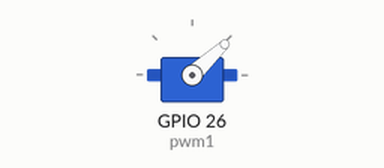
A program run on a simulated ESP32 board running MicroPython. On the bench: servo. Servo angles are drawn from the pulse width (0.5 ms = 0°, 2.5 ms = 180°).

Above: at 0.1 s.
At 8.1 s:
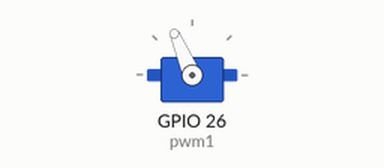
At 16.1 s:
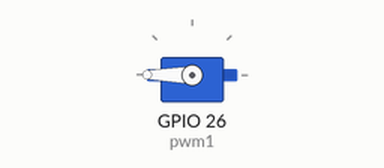
At 38.1 s:
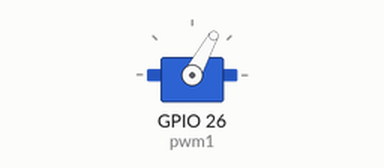
Timing chart, 0 to 40.0 s (numbered marks = the images above):
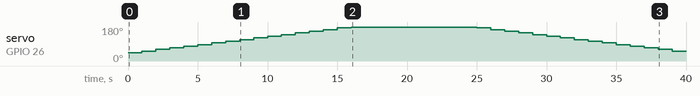

Measured:
- by itself, servo on GPIO 26 (pwm1): rises from 43° to 180° in 15.0 s, then falls to 52° in 23.0 s

The program:

servo_natasha.py
```python
from machine import Pin, PWM
import time

pwm1 = PWM(Pin(26, Pin.OUT))
pwm1.freq(50)

while True:
    for i in range(50,150,5):
        pwm1.duty(i)
        time.sleep(1)

    for i in range(150,50,-5):
        pwm1.duty(i)
        time.sleep(1)
```
